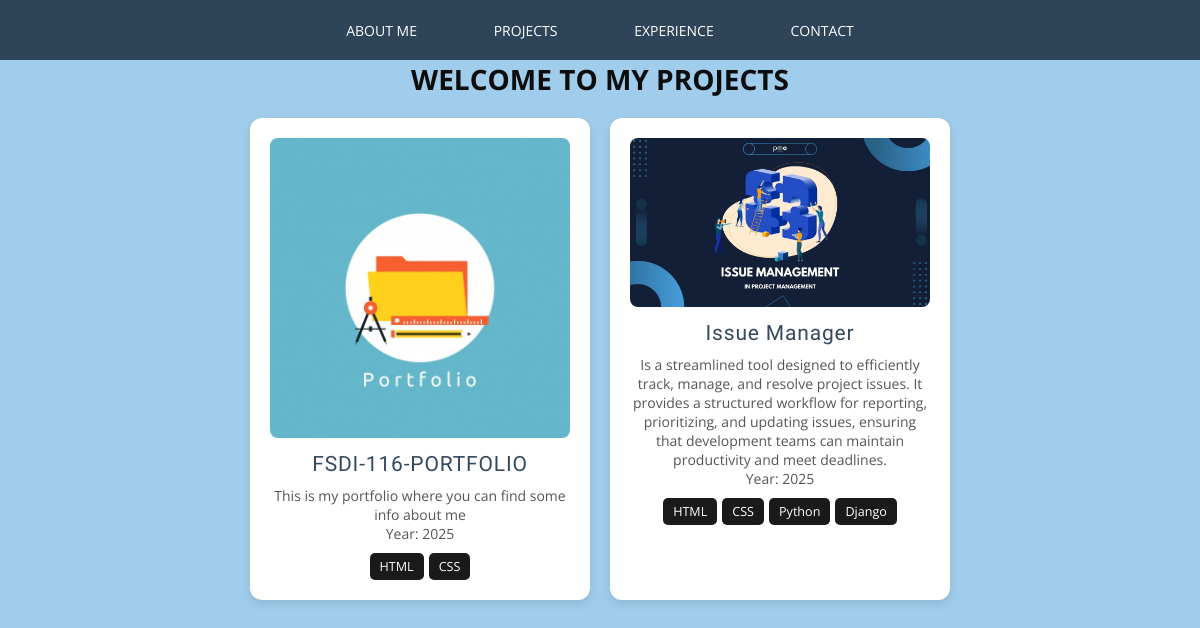
Page /content/projects on the earlier database version.
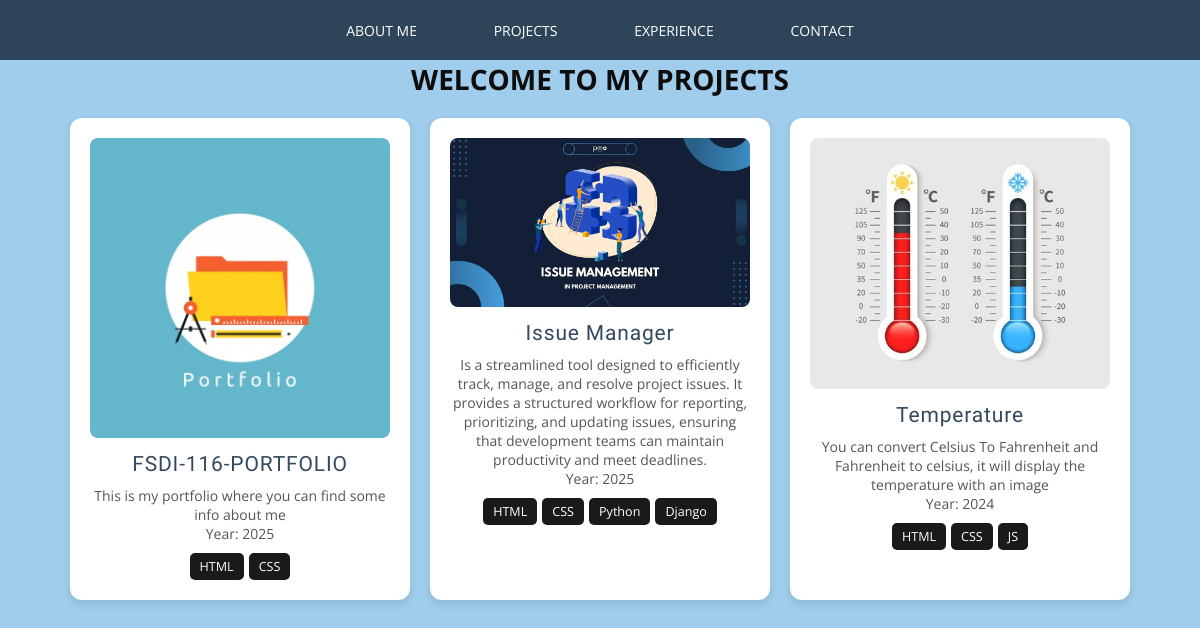
Same page on the later database version.
### content/models.py (models this page shows, shortened)
class Project(models.Model):
    name = models.CharField(max_length=225)
    description = models.TextField()
    year = models.IntegerField()
    image = models.ImageField(upload_to='static/img/')
    repository = models.URLField()
    skill = models.ManyToManyField(Skill)

class Skill(models.Model):
    name = models.CharField(max_length=100)

### content/views.py (the view)
# urls.py: path("projects", views.ProjectListView.as_view(), name="projects"),
class ProjectListView(ListView):
    model = Project
    template_name = "pages/project_list.html"
    context_object_name = "projects"

### templates/pages/project_list.html (shortened to what this page needs)
{% extends 'base.html' %}
{% load static %}
{% block content %}
<h1 style="text-align: center;">Welcome to my projects</h1>
<div class="project-container">
    {% for project in projects %}
        <section class="project-card">
            <a href="{{ project.repository }}" target="_blank">
                <img class="project-thumbnail" src="{{ project.image.url }}" alt="Project Image">
                <h2>{{ project.name }}</h2>
                <p>{{ project.description }}</p>
                <p>Year: {{ project.year }}</p>
                <div class="project-skills">
                    {% for skill in project.skill.all %}
                        <label class="project-skill-badge">{{ skill.name }}</label>
                    {% endfor %}
                </div>
            </a>
        </section>
    {% endfor %}
</div>
{% endblock content %}

### templates/base.html (shortened to what this page needs)
{% load static %}
<!DOCTYPE html>
<html lang="en">
<head>
    <link rel="stylesheet" href="{% static './css/base.css' %}">
    <link rel="stylesheet" href="{% static './css/header.css' %}">
    <link rel="stylesheet" href="{% static './css/responsive.css' %}">
    <link rel="stylesheet" href="{% static './css/section.css' %}">
    <link rel="stylesheet" href="{% static './css/project_list.css' %}">
</head>
<body>
    <header class="center-row">
        <nav>
            <div class="nav-link center-row">
                <a href="{% url 'about' %}">About Me</a>
                <a href="{% url 'projects' %}">Projects</a>
                <a href="#">Experience</a>
                <a href="{% url 'contact' %}">Contact</a>
            </div>
        </nav>
    </header>
    {% block content %}
    {% endblock content %}
</body>
</html>

### static/css/base.css (style rules this page uses)
:root { --primary-color: #225877; --secondary-color: #02060D; --neutral-color: #0D0D0D; --background-color: #a0cdeb; --surface-solor: #2E4559; --lobster-font: "Lobster Two", serif; --sans-font: "Open Sans", serif; }
.center-row { display: flex; justify-content: center; align-items: center; }
html { background-color: var(--background-color); font-size: 14px; }
* { font-family: var(--sans-font); padding:0px; margin: 0PX; }
a { text-decoration: none; }
h1 { color: var(--neutral-color); font-size: 2rem; text-transform: uppercase; }
h2 { color: var(--primary-color); font-family: var(--lobster-font); font-weight: 400; letter-spacing: 0.06rem; font-size: 1.8rem; }
p { color: var(--neutral-color); font-size: 1.1rem; }

### static/css/header.css (style rules this page uses)
header { background-color: var(--surface-solor); height: 60px; position: sticky; top: 0px; }
nav { height: 100%; width: 80%; }
.nav-link { height: 100%; }
.nav-link a { color: white; font-size: 1rem; text-transform: uppercase; margin: 2%; padding: 1% 2%; }

### static/css/project_list.css (style rules this page uses)
.project-container { display: flex; flex-wrap: wrap; justify-content: center; gap: 20px; padding: 20px; }
.project-card { background: white; border-radius: 12px; box-shadow: 0px 4px 10px rgba(0, 0, 0, 0.1); padding: 20px; width: 300px; transition: transform 0.3s ease-in-out, box-shadow 0.3s ease-in-out; text-align: center; }
.project-thumbnail { width: 100%; border-radius: 8px; object-fit: cover; }
.project-card h2 { font-size: 1.5rem; color: #34495e; margin: 10px 0; }
.project-card p { font-size: 1rem; color: #555; }
.project-skills { display: flex; flex-wrap: wrap; justify-content: center; gap: 5px; margin-top: 10px; }
.project-skill-badge { background: #1a1a1a; color: white; padding: 5px 10px; border-radius: 5px; font-size: 0.9rem; }

Differences in the rows shown:
added Project: image (picture), name "Temperature", description "You can convert Celsius To Fahrenheit and Fahrenheit to celsius, it will display the temperature with an image", year "2024", Skill (name "HTML"), Skill (name "CSS")
added Skill: name "JS", shown under "Temperature"
